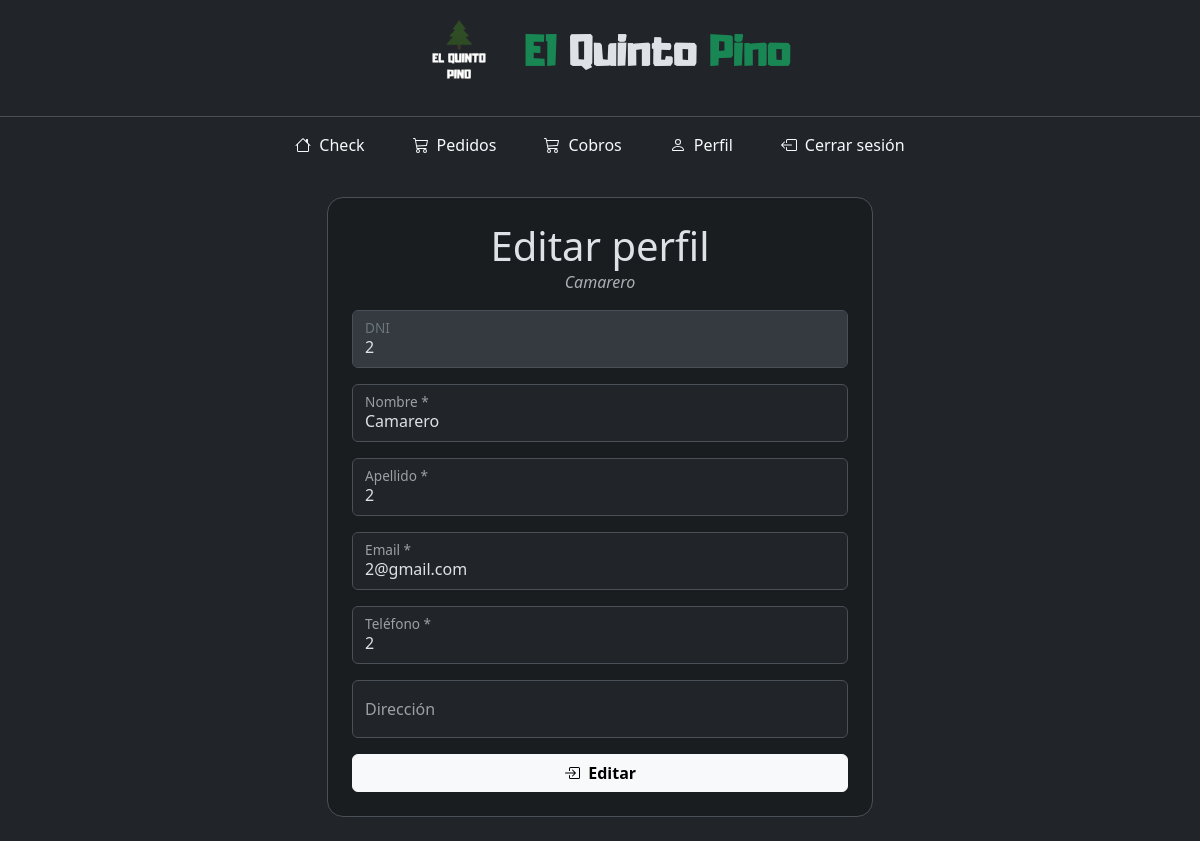
/camarero/perfil.php (signed in), run on an earlier commit of the app's database.
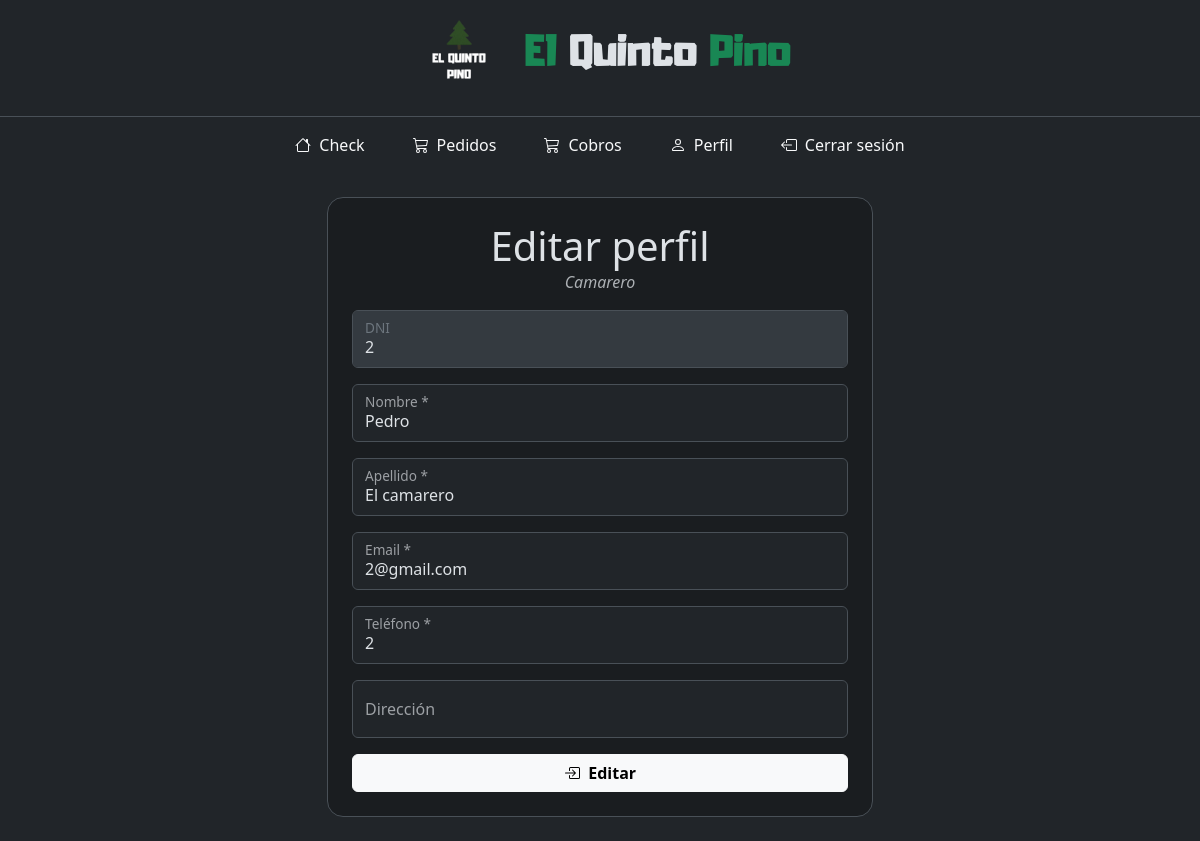
And on a later commit of the database.
### tables this page shows
CREATE TABLE `usuario` (
  `dni` varchar(255) NOT NULL,
  `password` varchar(255) NOT NULL,
  `nombre` varchar(255) NOT NULL,
  `apellido` varchar(255) NOT NULL,
  `rol` int(11) NOT NULL COMMENT '0- normal\r\n1- camarero\r\n2- encargado',
  `email` varchar(255) NOT NULL,
  `telefono` varchar(255) NOT NULL,
  `direccion` varchar(255) DEFAULT NULL,
  `estado` tinyint(1) NOT NULL COMMENT '0- desbloqueado 1- bloqueado'
);

### camarero/perfil.php (the view, shortened to what this page needs)
<?php
include("../components/conexion.php");
?>
<!DOCTYPE html>
<html lang="es" data-bs-theme="dark">
<head>
    <link rel="stylesheet" href="../bootstrap/css/bootstrap.min.css" />
    <link rel="stylesheet" href="../styles.css" />
</head>
<body>
    <div class="container-fluid min-vh-100 d-flex flex-column">
        <?php
        include("../components/header.php");
        include("navbar.php");
        $dni = $_SESSION["dni"];
        $consulta = "SELECT * FROM usuario WHERE dni = '$dni'";
        $result = mysqli_query($conn, $consulta);
        $row = mysqli_fetch_array($result);
        ?>
        <main class="container my-4 flex-grow-1">
            <div class="row justify-content-center">
                <div class="col-12 col-md-10 col-lg-8 col-xl-6">
                    <section class="bg-dark-subtle border rounded-4 p-3 p-sm-4">
                        <header class="d-flex justify-content-between align-items-center">
                            <h2 class="display-6 m-0 text-center flex-grow-1">Editar perfil</h2>
                        </header>
                        <?php
                        if ($row["rol"] == 2) {
                            echo '<p class="text-muted text-center mb-3"><i>Encargado</i></p>';
                        } else if ($row["rol"] == 1) {
                            echo '<p class="text-muted text-center mb-3"><i>Camarero</i></p>';
                        } else {
                            echo '<p class="text-muted text-center mb-3"><i>Cliente</i></p>';
                        }
                        ?>
                        <div class="row justify-content-center">
                            <form action="editarPerfil.php" method="post" class="col-12">
                                <div class="form-floating mb-3">
                                    <input type="text" class="form-control" id="dni" name="dni" placeholder="dni" value="<?php echo $row["dni"] ?>" disabled required />
                                    <label for="dni">DNI</label>
                                </div>
                                <div class="form-floating mb-3">
                                    <input type="text" class="form-control" id="nombre" name="nombre" placeholder="Nombre" value="<?php echo $row["nombre"] ?>" required />
                                    <label for="nombre">Nombre *</label>
                                </div>
                                <div class="form-floating mb-3">
                                    <input type="text" class="form-control" id="apellido" name="apellido" placeholder="apellido" value="<?php echo $row["apellido"] ?>" required />
                                    <label for="apellido">Apellido *</label>
                                </div>
                                <div class="form-floating mb-3">
                                    <input type="email" class="form-control" id="email" name="email" placeholder="email" value="<?php echo $row["email"] ?>" required />
                                    <label for="email">Email *</label>
                                </div>
                                <div class="form-floating mb-3">
                                    <input type="text" class="form-control" id="telefono" name="telefono" placeholder="telefono" value="<?php echo $row["telefono"] ?>" required />
                                    <label for="telefono">Teléfono *</label>
                                </div>
                                <div class="form-floating mb-3">
                                    <input type="text" class="form-control" id="direccion" name="direccion" placeholder="direccion" value="<?php echo $row["direccion"] ?>" />
                                    <label for="direccion">Dirección</label>
                                </div>
                                <div class="d-grid ">
                                    <button type="submit" class="btn btn-light fw-bold lead d-flex align-items-center justify-content-center">
                                        &nbsp; Editar</button>
                                </div>
                            </form>
                        </div>
                    </section>
                </div>
            </div>
        </main>
    </div>
</body>
</html>

What changed in the data, as far as the page shows it:
changed usuario "2@gmail.com": nombre "Camarero" → "Pedro"; apellido "2" → "El camarero"
